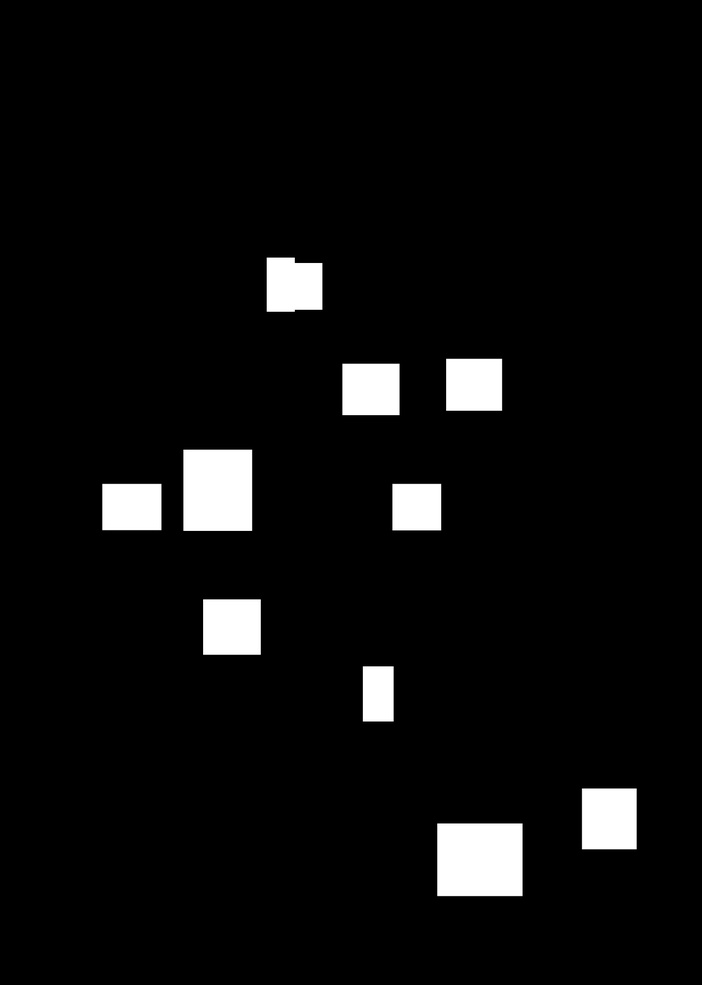
#> input picture Sabareesh/AI/masks_20240713_192951.jpg, 702 x 985 px, shrunk from 2848 x 4000 before the run, given as the content of the folder D:/Projects/Counting Challenge/Data, which was not available
$ jupyter execute --allow-errors 'Counting Challenge.ipynb'
#> lines starting #> are read from the running program, lines starting #| are printed output that depends on the picture; after the words box and inside, x2 and y2 are one past the last pixel; in counts of white or black regions, pixels touching at a corner belong together; pictures that were not available may be replaced by others from this repository, and a replacement may not be noted
[cell 1]
import cv2
import numpy as np
import os

input_dir = "D:/Projects/Counting Challenge/Data"
output_dir = "D:/Projects/Counting Challenge/Non-AI"

for filename in os.listdir(input_dir):
    if filename.endswith(".jpg"):
        image_path = os.path.join(input_dir, filename)
        image = cv2.imread(image_path)
#> image is the input picture: shape (985, 702, 3); min 0, max 255, mean 12.4
        gray = cv2.cvtColor(image, cv2.COLOR_BGR2GRAY)
        blurred = cv2.GaussianBlur(gray, (5, 5), 0)
        _, binary = cv2.threshold(blurred, 127, 255, cv2.THRESH_BINARY_INV)
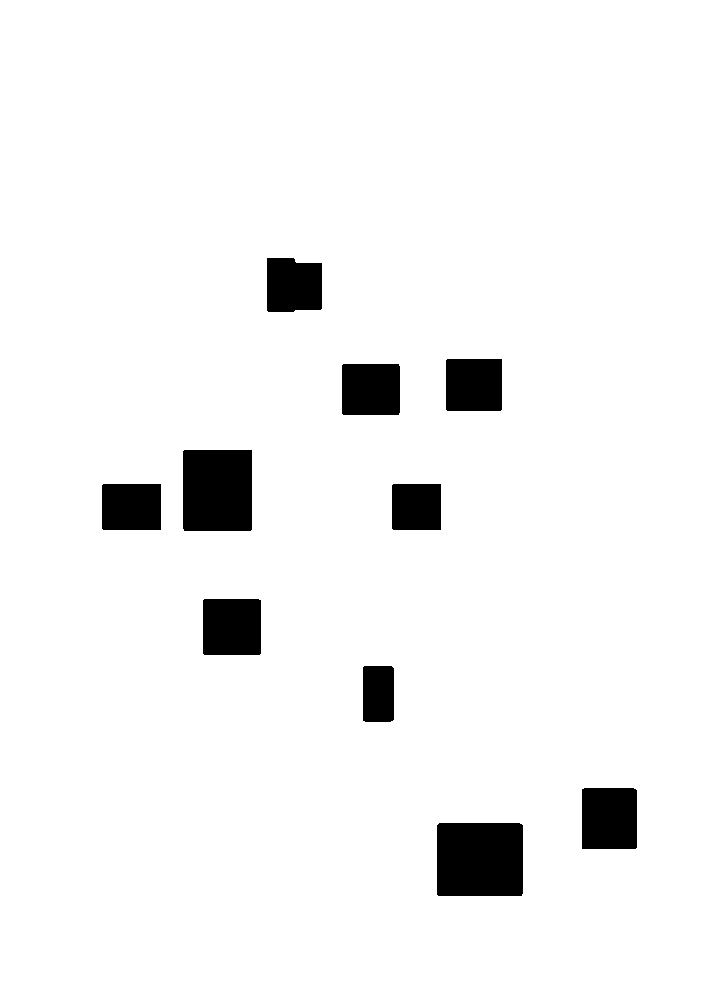
#> binary: shape (985, 702); 95.1% white; 10 black regions, largest, box (x1, y1, x2, y2) and area: (437, 823, 523, 896) 6268, (183, 450, 252, 531) 5585, (582, 788, 637, 849) 3348
        contours, _ = cv2.findContours(binary, cv2.RETR_EXTERNAL, cv2.CHAIN_APPROX_SIMPLE)
#> contours = [[[0, 0], [0, 984], [701, 984], [701, 0]]]
        output = image.copy()
        masks = np.zeros_like(image)
        for contour in contours:
            cv2.drawContours(output, [contour], -1, (0, 255, 0), 2)
            cv2.drawContours(masks, [contour], -1, (255, 255, 255), -1)
#> this loop made 1 pass
#> contour on pass 1: [[0, 0], [0, 984], [701, 984], [701, 0]]
#> masks: shape (985, 702, 3); every value is 255
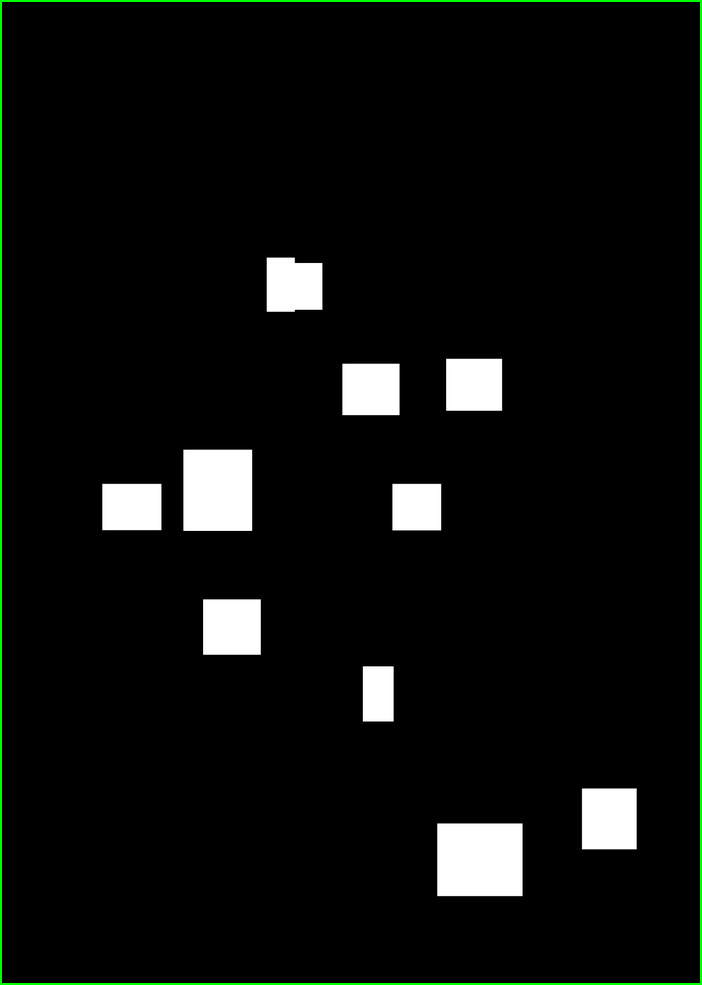
#> output: shape (985, 702, 3); 0.97% of pixels changed, all inside (x1, y1, x2, y2) = (0, 0, 702, 985)
        object_count = len(contours)
#> object_count = 1
        output_image_path = os.path.join(output_dir, f'processed_{filename}')
        masks_image_path = os.path.join(output_dir, f'masks_{filename}')
        cv2.imwrite(output_image_path, output)
        cv2.imwrite(masks_image_path, masks)

        print(f'Processed {filename} - Number of objects detected: {object_count}')
#| Processed masks_20240713_192951.jpg - Number of objects detected: 1

$ run again, on Sabareesh/AI/masks_20240713_193831.jpg
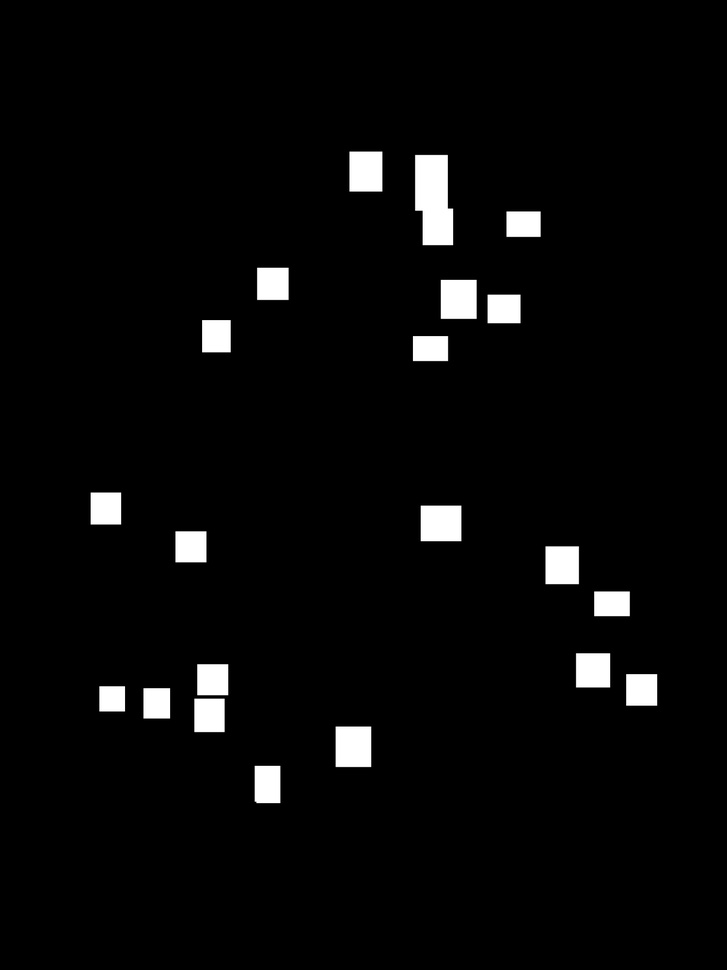
#> input picture Sabareesh/AI/masks_20240713_193831.jpg, 727 x 970 px, shrunk from 3000 x 4000 before the run, given as the content of the folder D:/Projects/Counting Challenge/Data, which was not available
#> image is the input picture: shape (970, 727, 3); min 0, max 255, mean 8.6
#> `_, binary = cv2.threshold(blurred, 127, 255, cv2.THRESH_BINARY_INV)`:
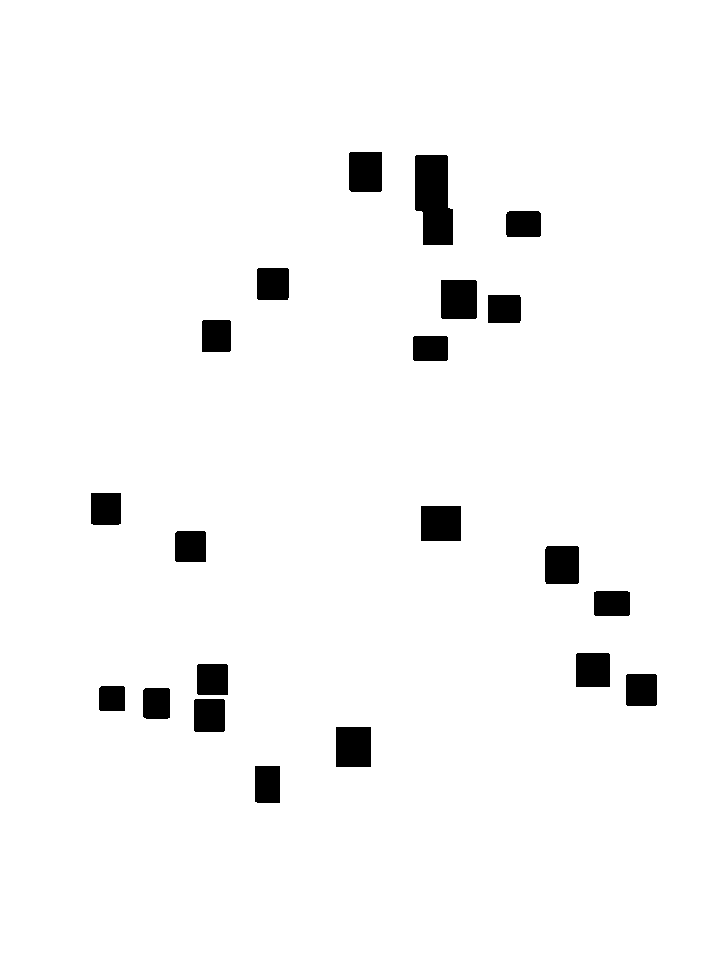
#> binary: shape (970, 727); 96.6% white; 21 black regions, largest, box (x1, y1, x2, y2) and area: (415, 155, 453, 245) 2878, (441, 280, 477, 319) 1401, (421, 506, 461, 541) 1400
#> contours = [[[0, 0], [0, 969], [726, 969], [726, 0]]]
#> the loop `for contour in contours:` made 1 pass
#> contour on pass 1: [[0, 0], [0, 969], [726, 969], [726, 0]]
#> after the loop `for contour in contours:`:
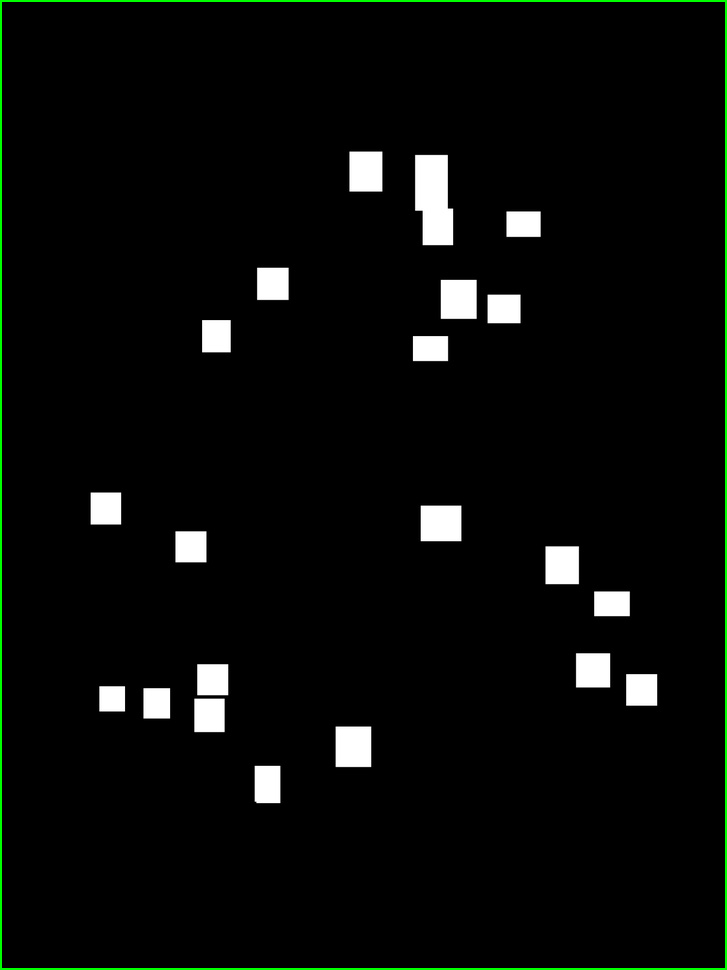
#> output: shape (970, 727, 3); 0.96% of pixels changed, all inside (x1, y1, x2, y2) = (0, 0, 727, 970)
#> object_count = 1
#| Processed masks_20240713_193831.jpg - Number of objects detected: 1

$ run again, on Sabareesh/AI/masks_20240713_193839.jpg
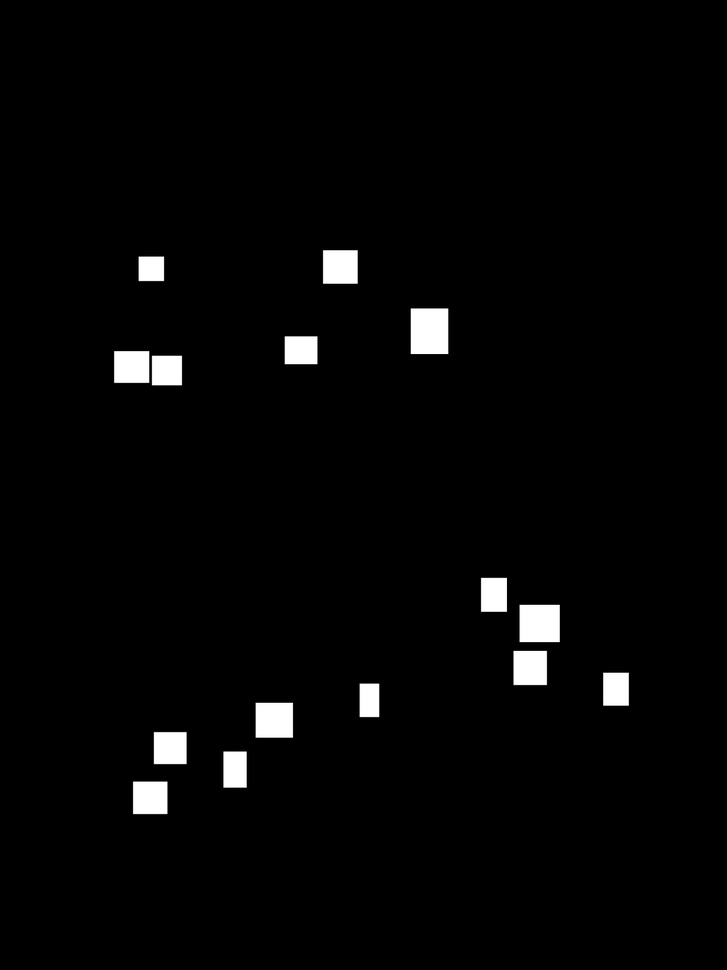
#> input picture Sabareesh/AI/masks_20240713_193839.jpg, 727 x 970 px, shrunk from 3000 x 4000 before the run, given as the content of the folder D:/Projects/Counting Challenge/Data, which was not available
#> image is the input picture: shape (970, 727, 3); min 0, max 255, mean 5.7
#> `_, binary = cv2.threshold(blurred, 127, 255, cv2.THRESH_BINARY_INV)`:
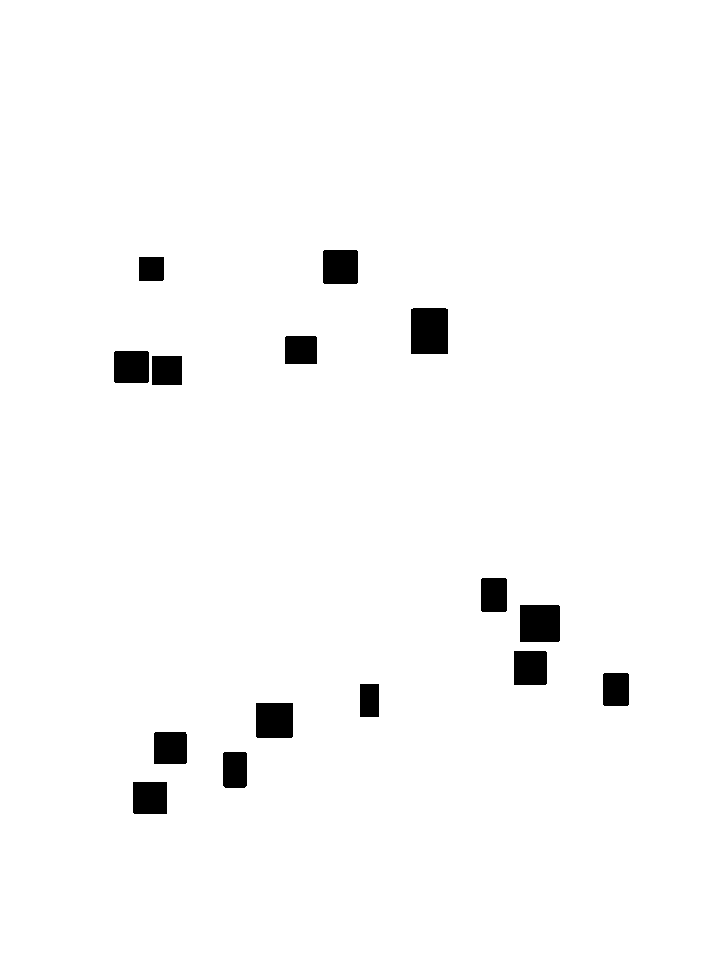
#> binary: shape (970, 727); 97.8% white; 15 black regions, largest, box (x1, y1, x2, y2) and area: (411, 308, 448, 354) 1698, (520, 605, 560, 642) 1478, (256, 703, 293, 738) 1293
#> contours = [[[0, 0], [0, 969], [726, 969], [726, 0]]]
#> the loop `for contour in contours:` made 1 pass
#> contour on pass 1: [[0, 0], [0, 969], [726, 969], [726, 0]]
#> after the loop `for contour in contours:`:
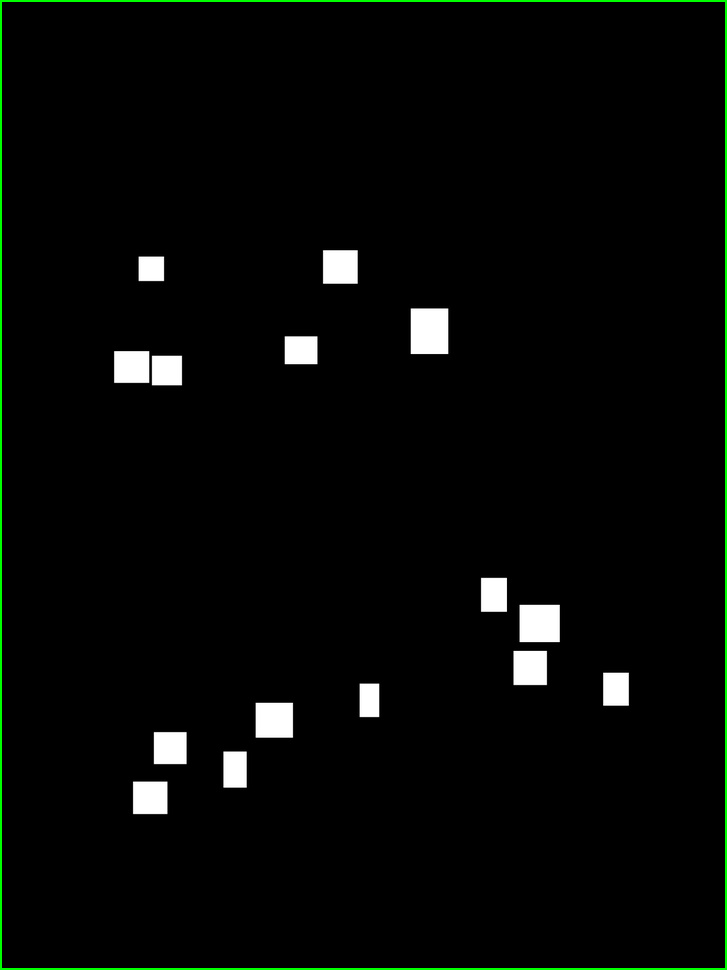
#> output: shape (970, 727, 3); 0.96% of pixels changed, all inside (x1, y1, x2, y2) = (0, 0, 727, 970)
#> object_count = 1
#| Processed masks_20240713_193839.jpg - Number of objects detected: 1

$ run again, on Sabareesh/AI/masks_20240713_193907.jpg
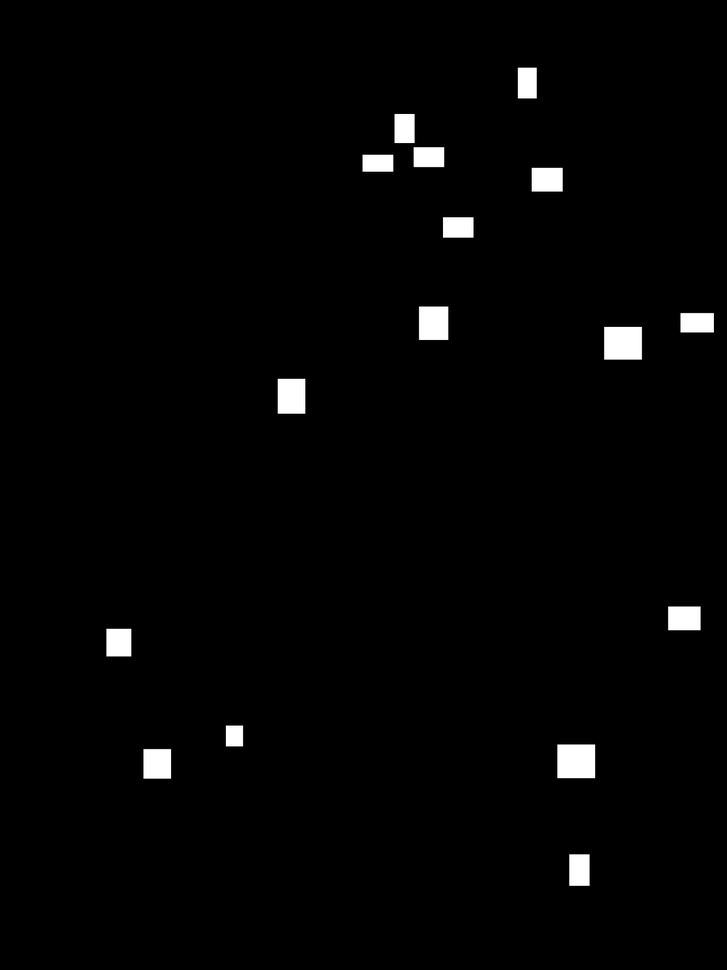
#> input picture Sabareesh/AI/masks_20240713_193907.jpg, 727 x 970 px, shrunk from 3000 x 4000 before the run, given as the content of the folder D:/Projects/Counting Challenge/Data, which was not available
#> image is the input picture: shape (970, 727, 3); min 0, max 255, mean 4.4
#> `_, binary = cv2.threshold(blurred, 127, 255, cv2.THRESH_BINARY_INV)`:
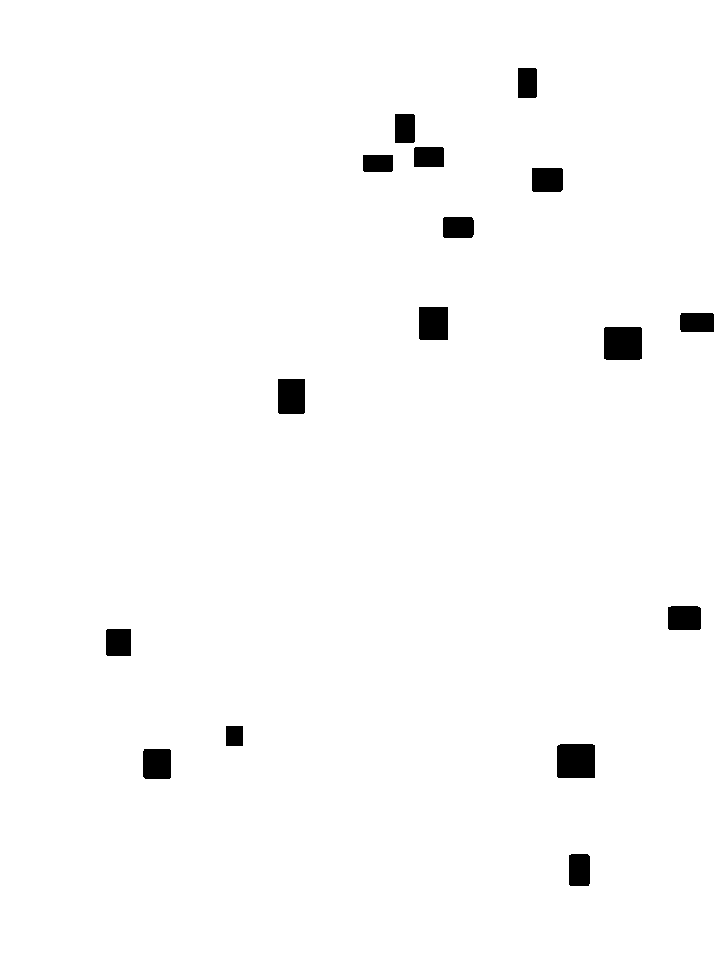
#> binary: shape (970, 727); 98.3% white; 16 black regions, largest, box (x1, y1, x2, y2) and area: (557, 744, 595, 778) 1285, (604, 327, 642, 360) 1248, (419, 307, 448, 340) 956
#> contours = [[[0, 0], [0, 969], [726, 969], [726, 0]]]
#> the loop `for contour in contours:` made 1 pass
#> contour on pass 1: [[0, 0], [0, 969], [726, 969], [726, 0]]
#> after the loop `for contour in contours:`:
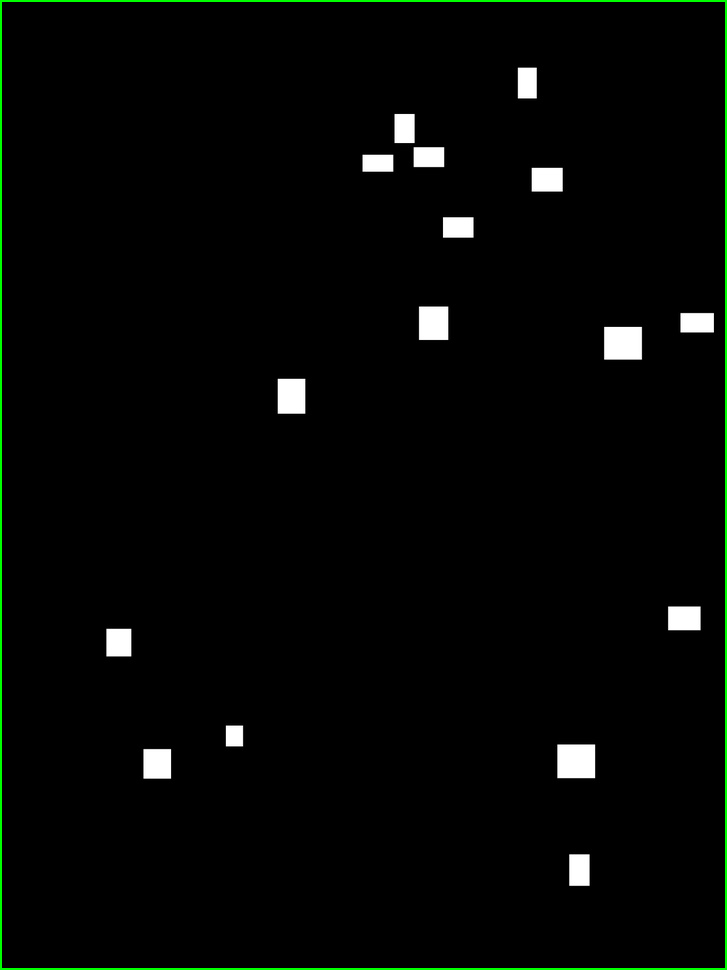
#> output: shape (970, 727, 3); 0.96% of pixels changed, all inside (x1, y1, x2, y2) = (0, 0, 727, 970)
#> object_count = 1
#| Processed masks_20240713_193907.jpg - Number of objects detected: 1
